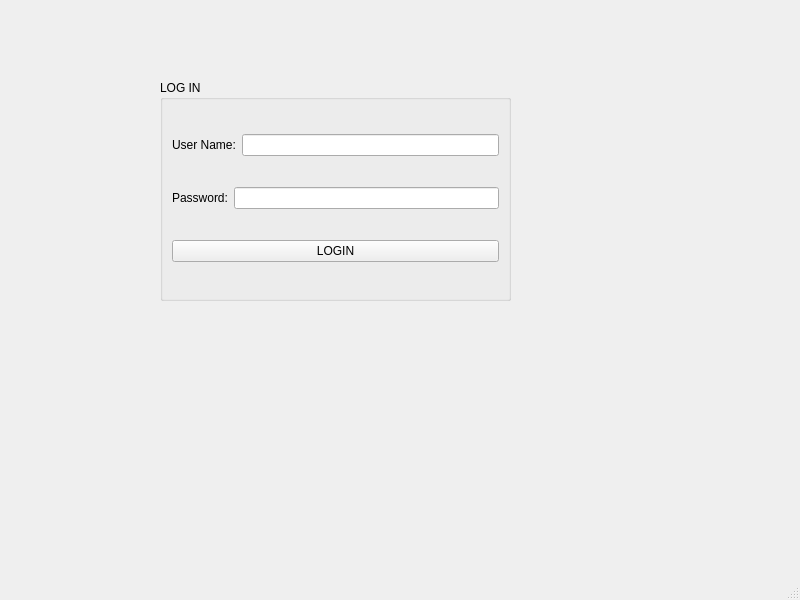
<?xml version="1.0" encoding="UTF-8"?>
<ui version="4.0">
 <class>MainWindow</class>
 <widget class="QMainWindow" name="MainWindow">
  <property name="geometry">
   <rect>
    <x>0</x>
    <y>0</y>
    <width>800</width>
    <height>600</height>
   </rect>
  </property>
  <property name="windowTitle">
   <string>MainWindow</string>
  </property>
  <widget class="QWidget" name="centralwidget">
   <widget class="QGroupBox" name="groupBox">
    <property name="geometry">
     <rect>
      <x>160</x>
      <y>80</y>
      <width>351</width>
      <height>221</height>
     </rect>
    </property>
    <property name="title">
     <string>LOG IN</string>
    </property>
    <layout class="QVBoxLayout" name="verticalLayout">
     <item>
      <layout class="QHBoxLayout" name="horizontalLayout">
       <item>
        <widget class="QLabel" name="label_username">
         <property name="text">
          <string>User Name:</string>
         </property>
        </widget>
       </item>
       <item>
        <widget class="QLineEdit" name="lineEdit_username"/>
       </item>
      </layout>
     </item>
     <item>
      <layout class="QHBoxLayout" name="horizontalLayout_2">
       <item>
        <widget class="QLabel" name="label_password">
         <property name="text">
          <string>Password:</string>
         </property>
        </widget>
       </item>
       <item>
        <widget class="QLineEdit" name="lineEdit_password">
         <property name="echoMode">
          <enum>QLineEdit::Password</enum>
         </property>
        </widget>
       </item>
      </layout>
     </item>
     <item>
      <widget class="QPushButton" name="pushButton_login">
       <property name="text">
        <string>LOGIN</string>
       </property>
      </widget>
     </item>
    </layout>
   </widget>
  </widget>
  <widget class="QMenuBar" name="menubar">
   <property name="geometry">
    <rect>
     <x>0</x>
     <y>0</y>
     <width>800</width>
     <height>21</height>
    </rect>
   </property>
  </widget>
  <widget class="QStatusBar" name="statusBar"/>
 </widget>
 <resources/>
 <connections/>
</ui>
